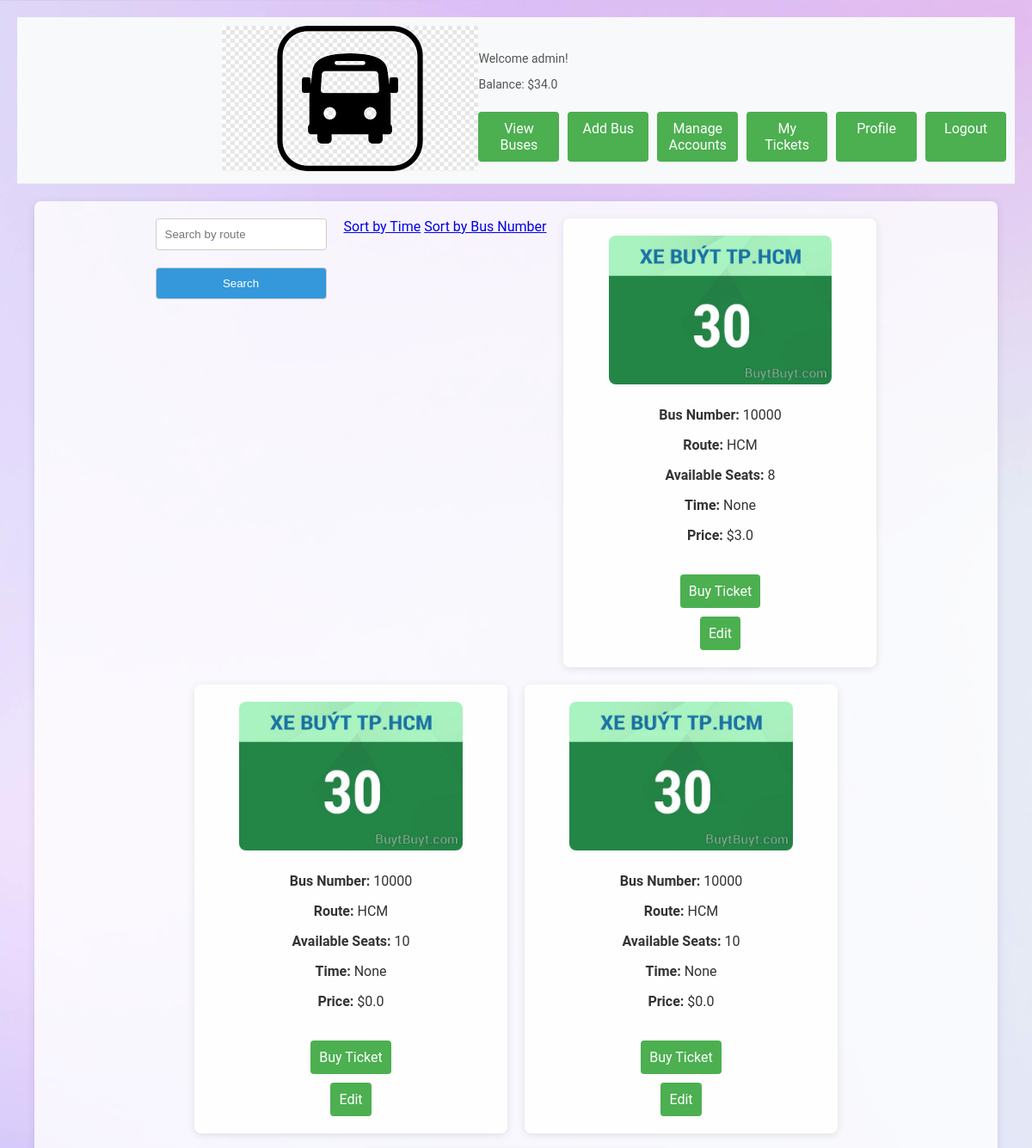
/view_buses (signed in, upper part), run on an earlier commit of the app's database.
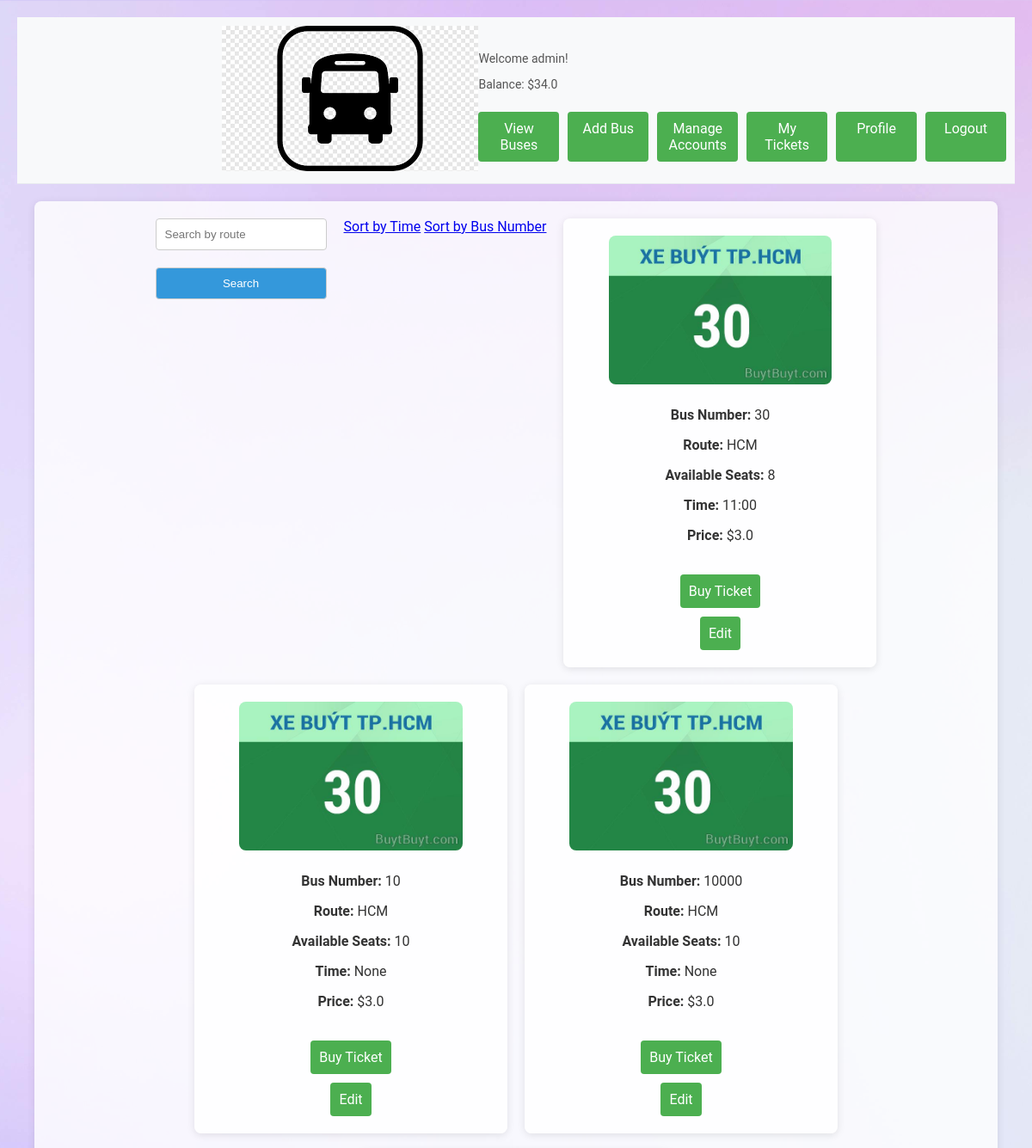
And on a later commit of the database.
### tables this page shows
CREATE TABLE buses (
            id INTEGER PRIMARY KEY,
            bus_number TEXT NOT NULL,
            route TEXT NOT NULL,
            total_seats INTEGER NOT NULL,
            available_seats INTEGER NOT NULL
        , time TEXT, price REAL DEFAULT 0.0);

### app.py (the view)
@app.route('/view_buses', methods=['GET', 'POST'])
def view_buses_route():
    user_id = session.get('user_id')
    if not user_id:
        flash('You need to log in to view buses.')
        return redirect(url_for('login'))
    user = UserDAO.get_user_by_id(user_id)
    sort_by = request.args.get('sort_by')
    search_query = request.form.get('search_query')
    buses = BusDAO.view_buses(sort_by=sort_by, search_query=search_query)
    balance = user[6]
    return render_template('view_buses.html', buses=buses, user=user, balance=balance)

### app.py (called while the page is built)
@app.before_request
def load_routes_into_trie():
    buses = BusDAO.view_buses()
    for bus in buses:
        trie.insert(bus[2])

### databases/bus_dao.py (called while the page is built)
    @staticmethod
    def view_buses(sort_by=None, search_query=None):
        conn = sqlite3.connect('bus_reservation.db')
        cursor = conn.cursor()
        query = 'SELECT * FROM buses'
        params = []
        if search_query:
            query += ' WHERE route LIKE ?'
            params.append(f'%{search_query}%')
        if sort_by:
            query += f' ORDER BY {sort_by}'
        cursor.execute(query, params)
        buses = cursor.fetchall()
        conn.close()
        return buses

### databases/user_dao.py (called while the page is built)
    @staticmethod
    def get_user_by_id(user_id):
        conn = sqlite3.connect('bus_reservation.db')
        cursor = conn.cursor()
        cursor.execute('SELECT * FROM users WHERE id = ?', (user_id,))
        user = cursor.fetchone()
        conn.close()
        return user

### trie.py (called while the page is built)
    def insert(self, word):
        node = self.root
        for char in word:
            if char not in node.children:
                node.children[char] = TrieNode()
            node = node.children[char]
        node.is_end_of_word = True

### templates/view_buses.html (shortened to what this page needs)
{% extends "base.html" %}
{% block content %}
<link rel="stylesheet" type="text/css" href="{{ url_for('static', filename='viewbus.css') }}">
<div class="container">
    <form method="POST" action="{{ url_for('view_buses_route') }}">
        <input type="text" id="search_query" name="search_query" placeholder="Search by route" onkeyup="autocomplete()">
        <button type="submit">Search</button>
    </form>
    <div class="sort-options">
        <a href="{{ url_for('view_buses_route', sort_by='time') }}">Sort by Time</a>
        <a href="{{ url_for('view_buses_route', sort_by='bus_number') }}">Sort by Bus Number</a>
    </div>
    {% for bus in buses %}
    <div class="bus-container">
        <img src="{{ url_for('static', filename='images/bus_image.jpg') }}" alt="Bus Image" class="bus-image">
        <div class="bus-info">
            <p><strong>Bus Number:</strong> {{ bus[1] }}</p>
            <p><strong>Route:</strong> {{ bus[2] }}</p>
            <p><strong>Available Seats:</strong> {{ bus[4] }}</p>
            <p><strong>Time:</strong> {{ bus[5] }}</p>
            <p><strong>Price:</strong> ${{ bus[6] }}</p>
        </div>
        <a href="{{ url_for('buy_ticket', bus_id=bus[0]) }}" class="button">Buy Ticket</a>
        {% if user[1] == 'admin' %}
        <a href="{{ url_for('edit_bus', bus_id=bus[0]) }}" class="button">Edit</a>
        {% endif %}
    </div>
    {% endfor %}
</div>
{% endblock %}

What changed in the data, as far as the page shows it:
changed buses (number 1 of 3 on the later page): bus_number "10000" → "30"; time "None" → "11:00"
changed buses (number 2 of 3 on the later page): bus_number "10000" → "10"; price "0.0" → "3.0"
changed buses (number 3 of 3 on the later page): price "0.0" → "3.0"
